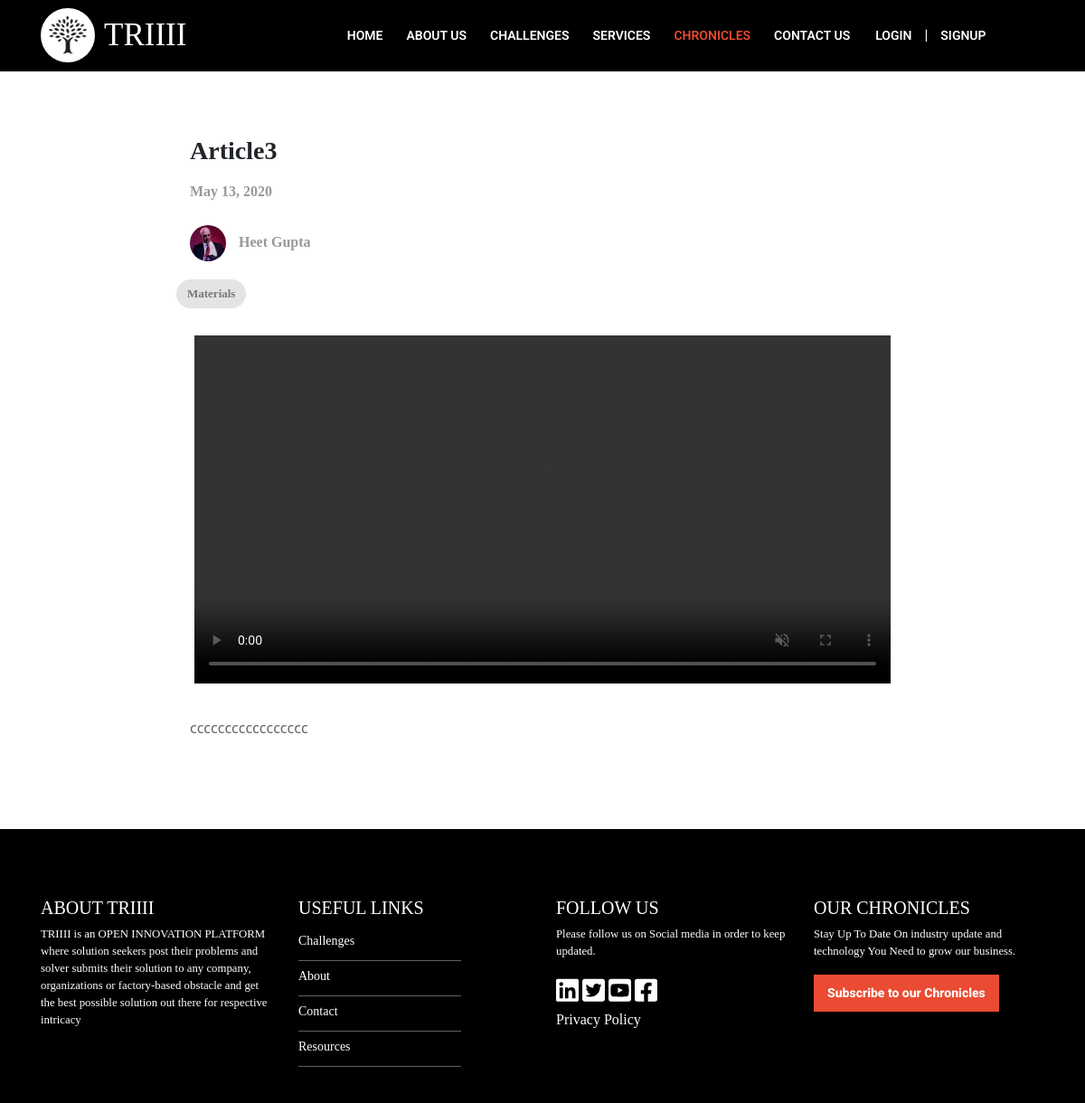
/chronicles/article3/, run on an earlier commit of the app's database.
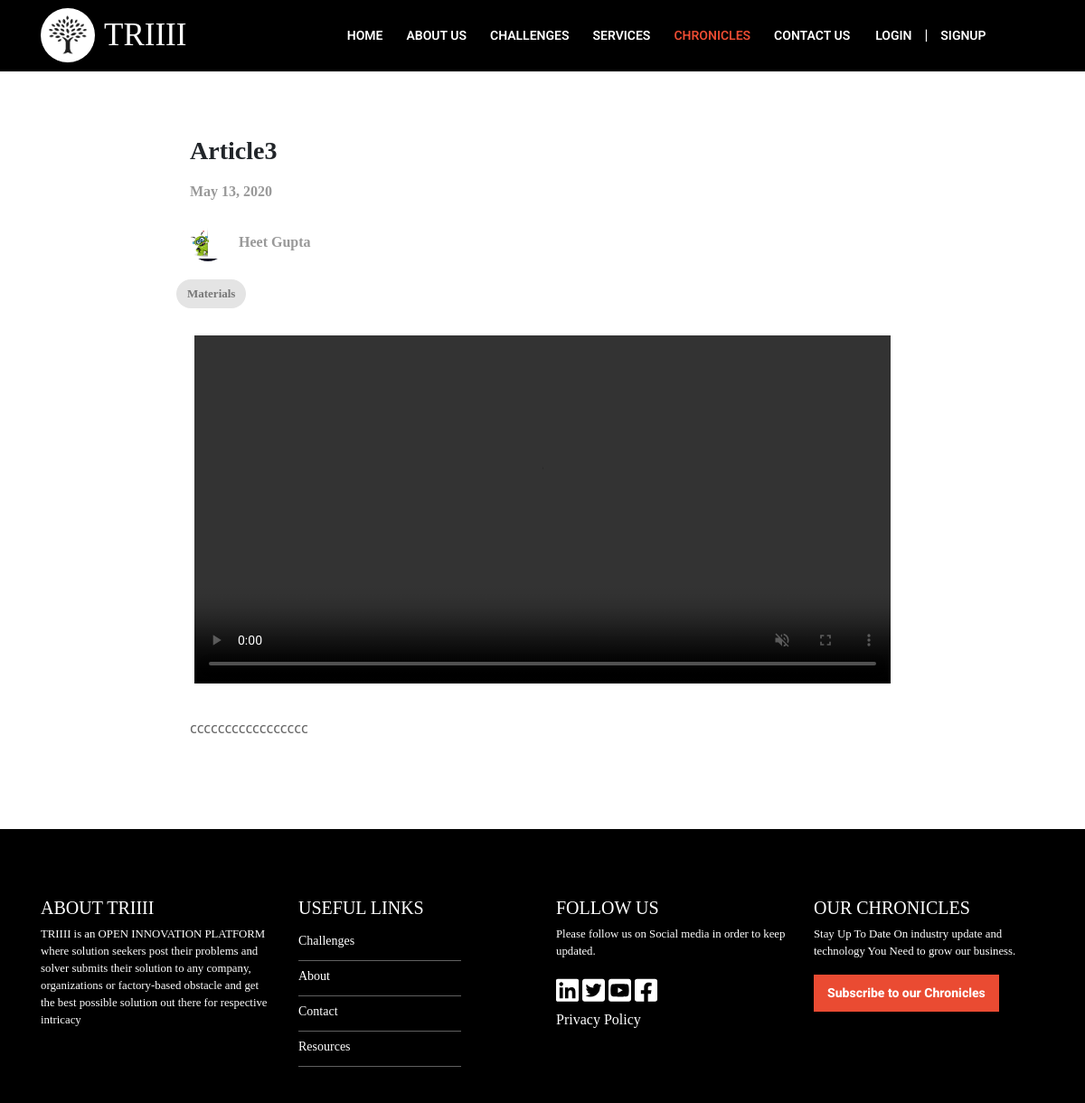
And on a later commit of the database.
### hostChallenge/models.py (models this page shows, shortened)
class Blog(models.Model):
    title = models.CharField(max_length=4000,unique=True)
    content = models.TextField()
    video = models.FileField()
    author = models.ForeignKey(Profile,on_delete=models.CASCADE)
    slug = models.SlugField()
    datePosted = models.DateField(auto_now_add=True)
    tags = models.CharField(max_length=1000)
    approved = models.BooleanField(default=False)
    def __str__(self):
        return self.title

### accounts/models.py (models this page shows, shortened)
class Profile(models.Model):
    user_id = models.OneToOneField(User,on_delete=models.CASCADE,related_name="UserProfile")
    full_name = models.CharField(max_length=1000)
    company_name = models.CharField(max_length=1000)
    address = models.TextField()
    phone_number = models.CharField(max_length=12)
    area_of_expertise = models.CharField(max_length=100,choices=Constants.EXPERTISE,default='Other')
    avatar = models.ImageField()

### hostChallenge/views.py (the view)
# urls.py: path('chronicles/<str:slug>/',blogsDetailPage,name="BlogDetailPage"),
def blogsDetailPage(request,slug):
    blog_obj = get_object_or_404(Blog, slug=slug)
    print(blog_obj)
    tag = blog_obj.tags
    tags = tag.split(',')
    return render(request,'blogsDetail.html',{'blog':blog_obj,'tags':tags})

### hostChallenge/templates/blogsDetail.html (shortened to what this page needs)
{% extends "base.html" %}
{% load static %}
{% block content %}
    <div class="container blogD">
    <div class="container">
        <h1 class="section-header"> {{blog.title}} </h1>
        <p class="blogDate"> {{blog.datePosted}} </p>
        <div class="authorInfo">
            <img class="author-img" src="/media/{{blog.author.avatar}}" />
            <p class="author-name" > {{blog.author.full_name}} </p>
        </div>
        <div class="row">
        {% for i in tags %}
            <a class="tag" > {{i}} </a>
        {% endfor %}
        </div>
        <div class="video">
            <video width="100%" height="100%" controls="" muted="" loop="">
                <source src="/media/{{blog.video}}" type="video/mp4">
            </video>
        </div>
        <p class="content"> {{blog.content}} </p>
    </div>
    </div>
{% endblock %}

What changed in the data, as far as the page shows it:
changed through a linked row, Blog "Article3": author.avatar: a different picture
